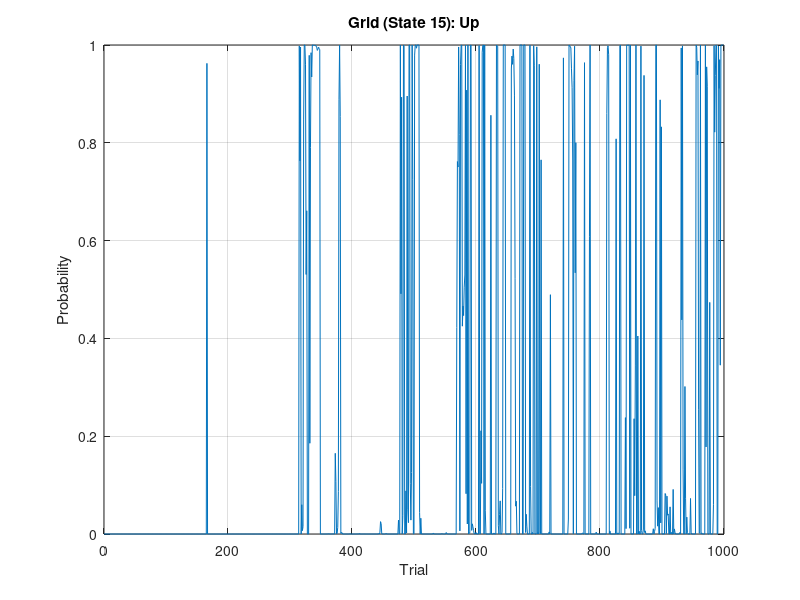
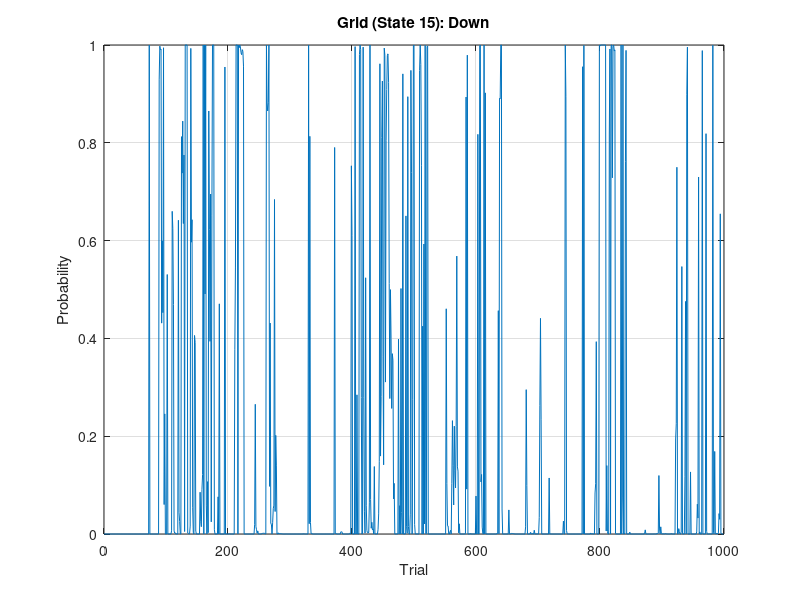
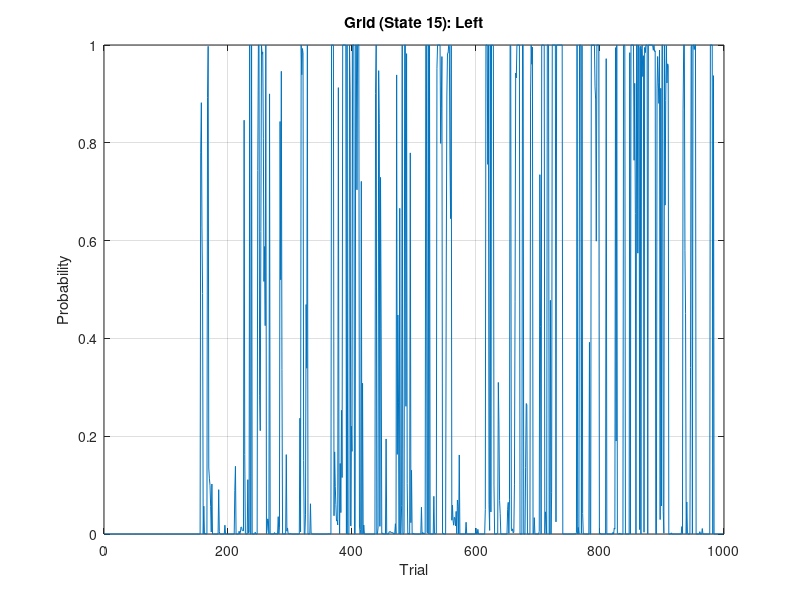
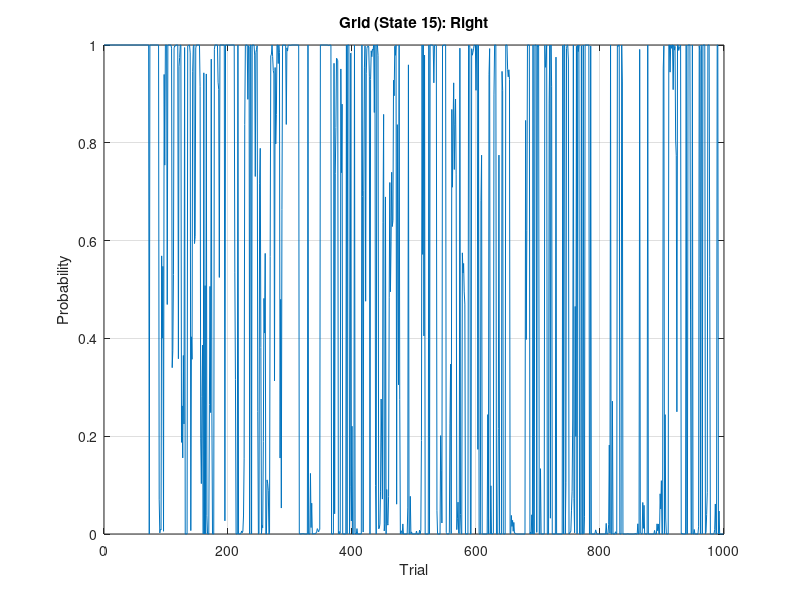

These figures' MATLAB source, in order:
function y = plots()
%plots the graphs for the 4 different states and 2 environments

%first load the data from the files (one file per state)
%each column represents a different action

%crossroads center
%cc = importdata('cc.txt', ',');

%crossroads start
%cs = importdata('cs.txt', ',');

%grid start area center
%gc = importdata('gc.txt', ',');

%grid start
%gs = importdata('gs.txt', ',');

gr = importdata('gr.txt', ',');

x = 0:1:999

%length(cc(:,1))

%for crossroads

%up, down, left, right, odown, oup

%{
figure;
plot(x, cs(:,1))
title('Crossroads (State 2): Up')
xlabel('Trial')
ylabel('Probability')
grid on

figure;
plot(x, cs(:,2))
title('Crossroads (State 2): Down')
xlabel('Trial')
ylabel('Probability')
grid on

figure;
plot(x, cs(:,3))
title('Crossroads (State 2): Left')
xlabel('Trial')
ylabel('Probability')
grid on

figure;
plot(x, cs(:,4))
title('Crossroads (State 2): Right')
xlabel('Trial')
ylabel('Probability')
grid on

figure;
plot(x, cs(:,5))
title('Crossroads (State 2): oDown')
xlabel('Trial')
ylabel('Probability')
grid on

figure;
plot(x, cs(:,6))
title('Crossroads (State 2): oUp')
xlabel('Trial')
ylabel('Probability')
grid on

%combined graph for all actions
figure;
plot(cs)
legend('Up', 'Down', 'Left', 'Right', 'oDown', 'oUp')
title('Crossroads (State 2)')
xlabel('Trial')
ylabel('Probability')
grid on
%}

%for grid

figure;
plot(x, gr(:,1))
title('Grid (State 15): Up')
xlabel('Trial')
ylabel('Probability')
grid on

figure;
plot(x, gr(:,2))
title('Grid (State 15): Down')
xlabel('Trial')
ylabel('Probability')
grid on

figure;
plot(x, gr(:,3))
title('Grid (State 15): Left')
xlabel('Trial')
ylabel('Probability')
grid on

figure;
plot(x, gr(:,4))
title('Grid (State 15): Right')
xlabel('Trial')
ylabel('Probability')
grid on

figure;
plot(x, gr(:,5))
title('Grid (State 15): oDown')
xlabel('Trial')
ylabel('Probability')
grid on

figure;
plot(x, gr(:,6))
title('Grid (State 15): oRight')
xlabel('Trial')
ylabel('Probability')
grid on

%combined graph for all actions
figure;
plot(gr)
legend('Up', 'Down', 'Left', 'Right', 'oDown', 'oRight')
title('Grid (State 15)')
xlabel('Trial')
ylabel('Probability')
grid on
